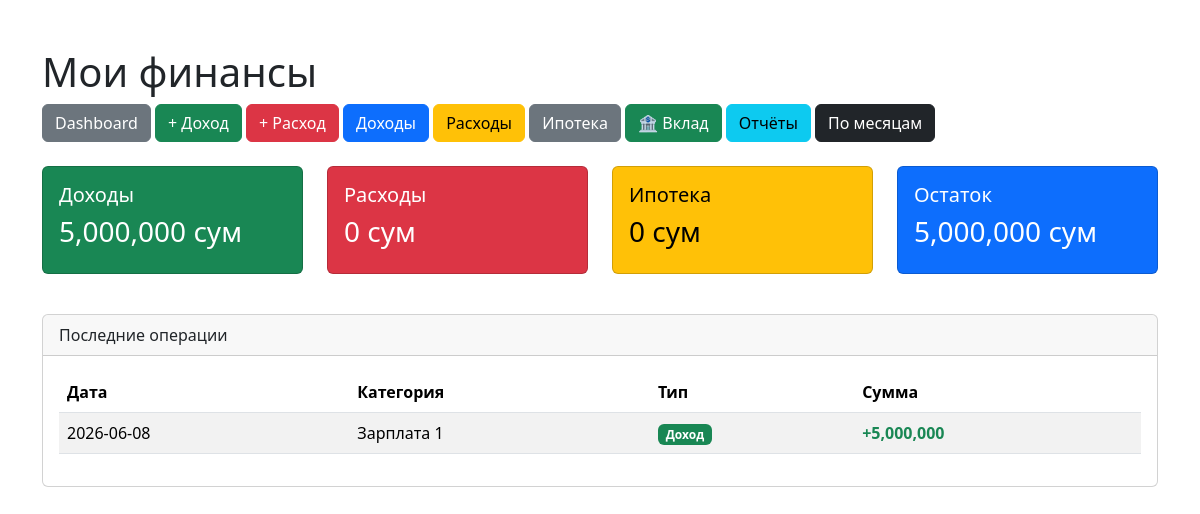
The page / on the database its author committed.
### tables this page shows
CREATE TABLE income (
    id INTEGER PRIMARY KEY AUTOINCREMENT,
    income_date DATE NOT NULL,
    amount REAL NOT NULL,
    category TEXT NOT NULL,
    comment TEXT
);

### app.py (the view)
@app.get("/", response_class=HTMLResponse)
def home(request: Request):
    conn = sqlite3.connect("finance.db")
    conn.row_factory = sqlite3.Row
    total_income = conn.execute(
        "SELECT IFNULL(SUM(amount), 0) AS total FROM income"
    ).fetchone()["total"]
    total_expense = conn.execute(
        "SELECT IFNULL(SUM(amount), 0) AS total FROM expenses"
    ).fetchone()["total"]
    mortgage_paid = conn.execute("""
        SELECT IFNULL(SUM(amount),0) AS total
        FROM expenses
        WHERE category='Ипотека'
    """).fetchone()["total"]
    balance = total_income - total_expense
    recent_income = conn.execute("""
        SELECT
            income_date as operation_date,
            category,
            amount,
            'income' as operation_type
        FROM income
    """).fetchall()
    recent_expenses = conn.execute("""
        SELECT
            expense_date as operation_date,
            category,
            amount,
            'expense' as operation_type
        FROM expenses
    """).fetchall()
    recent_operations = list(recent_income) + list(recent_expenses)
    recent_operations.sort(
        key=lambda x: x["operation_date"],
        reverse=True
    )
    recent_operations = recent_operations[:10]
    conn.close()
    return templates.TemplateResponse(
        request=request,
        name="index.html",
        context={
            "total_income": total_income,
            "total_expense": total_expense,
            "mortgage_paid": mortgage_paid,
            "balance": balance,
            "recent_operations": recent_operations
        }
    )

### templates/index.html (shortened to what this page needs)
<!DOCTYPE html>
<html lang="ru">
<head>
    <link href="https://cdn.jsdelivr.net/npm/bootstrap@5.3.3/dist/css/bootstrap.min.css"
          rel="stylesheet">
</head>
<body>
<div class="container mt-5">
    <h1>Мои финансы</h1>
    <div class="mb-4">
        <a href="/dashboard" class="btn btn-secondary">
            Dashboard
        </a>
        <a href="/income" class="btn btn-success">
            + Доход
        </a>
        <a href="/expense" class="btn btn-danger">
            + Расход
        </a>
        <a href="/incomes" class="btn btn-primary">
            Доходы
        </a>
        <a href="/expenses" class="btn btn-warning">
            Расходы
        </a>
        <a href="/mortgage" class="btn btn-secondary">
            Ипотека
        </a>
        <a href="/deposit" class="btn btn-success">
            🏦 Вклад
        </a>
        <a href="/reports" class="btn btn-info">
            Отчёты
        </a>
        <a href="/monthly-report" class="btn btn-dark">
            По месяцам
        </a>
    </div>
    <div class="row">
        <div class="col-md-3 mb-3">
            <div class="card text-bg-success">
                <div class="card-body">
                    <h5>Доходы</h5>
                    <h3>{{ "{:,.0f}".format(total_income) }} сум</h3>
                </div>
            </div>
        </div>
        <div class="col-md-3 mb-3">
            <div class="card text-bg-danger">
                <div class="card-body">
                    <h5>Расходы</h5>
                    <h3>{{ "{:,.0f}".format(total_expense) }} сум</h3>
                </div>
            </div>
        </div>
        <div class="col-md-3 mb-3">
            <div class="card text-bg-warning">
                <div class="card-body">
                    <h5>Ипотека</h5>
                    <h3>{{ "{:,.0f}".format(mortgage_paid) }} сум</h3>
                </div>
            </div>
        </div>
        <div class="col-md-3 mb-3">
            <div class="card text-bg-primary">
                <div class="card-body">
                    <h5>Остаток</h5>
                    <h3>{{ "{:,.0f}".format(balance) }} сум</h3>
                </div>
            </div>
        </div>
    </div>
    <div class="card mt-4">
        <div class="card-header">
            Последние операции
        </div>
        <div class="card-body">
            <table class="table table-striped">
                <thead>
                    <tr>
                        <th>Дата</th>
                        <th>Категория</th>
                        <th>Тип</th>
                        <th>Сумма</th>
                    </tr>
                </thead>
                <tbody>
                {% for item in recent_operations %}
                <tr>
                    <td>{{ item.operation_date }}</td>
                    <td>{{ item.category }}</td>
                    <td>
                        {% if item.operation_type == 'income' %}
                            <span class="badge bg-success">Доход</span>
                        {% else %}
                            <span class="badge bg-danger">Расход</span>
                        {% endif %}
                    </td>
                    <td>
                        {% if item.operation_type == 'income' %}
                            <span class="text-success fw-bold">
                                +{{ "{:,.0f}".format(item.amount) }}
                            </span>
                        {% else %}
                            <span class="text-danger fw-bold">
                                -{{ "{:,.0f}".format(item.amount) }}
                            </span>
                        {% endif %}
                    </td>
                </tr>
                {% endfor %}
                </tbody>
            </table>
        </div>
    </div>
</div>
</body>
</html>

### rows shown on the page
income: operation_date "2026-06-08", category "Зарплата 1", amount "5,000,000"

### other values the page prints
{{ "{:,.0f}".format(total_income) }} "5,000,000"
{{ "{:,.0f}".format(total_expense) }} "0"
{{ "{:,.0f}".format(mortgage_paid) }} "0"
{{ "{:,.0f}".format(balance) }} "5,000,000"
